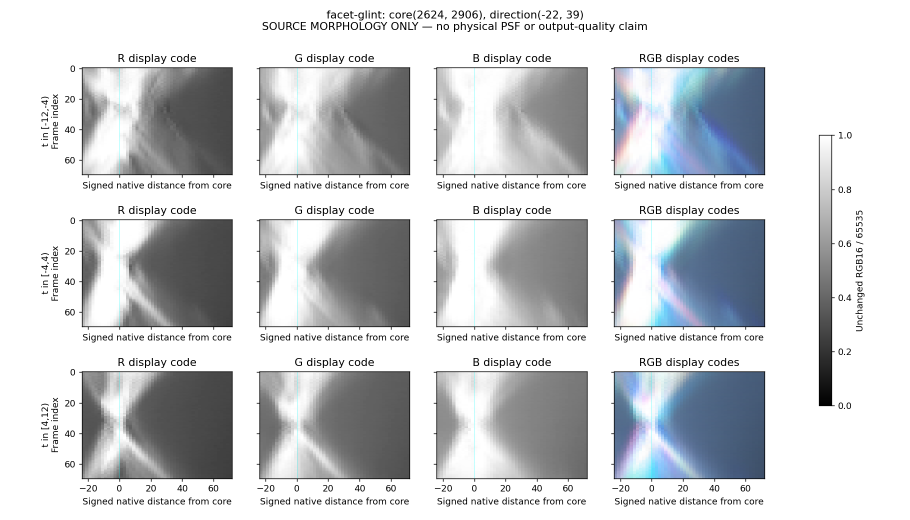
#> input picture experiments/highlight-spread/run-1/facet-glint.png, 1820 x 1040 px (shown at 1/2 size)
$ python check-label-pixels.py
#> lines starting #> are read from the running program, lines starting #| are printed output that depends on the picture
"""Check saved PNG pixels rather than a multi-image presentation of them."""
from pathlib import Path
import hashlib
import json
import numpy as np
from PIL import Image

HERE = Path(__file__).resolve().parent
rectangles = {
    'run-1': [(160, 990, 460, 1030), (5, 430, 140, 710)],
    'views-2': [(260, 1230, 1850, 1290), (10, 220, 240, 430)],
}
results = []
for directory, boxes in rectangles.items():
    hashes = [[] for _ in boxes]
    for name in ['facet-glint', 'dark-glint', 'real-structure']:
        path = HERE / directory / (name + '.png')
        with Image.open(path) as image:
#> image is the input picture: PIL image 1820x1040 RGBA; mean R, G, B, A 205.3, 207.7, 210.4, 255
            rgb = np.asarray(image.convert('RGB'))
        regions = []
        for i, (x0, y0, x1, y1) in enumerate(boxes):
            pixels = np.ascontiguousarray(rgb[y0:y1, x0:x1])
            dark = int(np.count_nonzero(np.min(pixels, axis=-1) < 128))
            digest = hashlib.sha256(pixels.tobytes()).hexdigest()
            assert dark > 0, 'saved label region is blank'
            hashes[i].append(digest)
            regions.append(dict(box=[x0,y0,x1,y1], dark_pixels=dark, sha256=digest))
#> this loop made 2 passes
#> dark on passes 1 to 2: 1007, 706
#> pass 1, `pixels = np.ascontiguousarray(rgb[y0:y1, x0:x1])`:
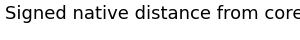
#> pixels: shape (40, 300, 3); min 0, max 255, mean 233
#> pass 2, `pixels = np.ascontiguousarray(rgb[y0:y1, x0:x1])`:
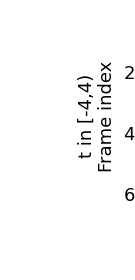
#> pixels: shape (280, 135, 3); min 0, max 255, mean 249.7
#> after the loop, regions = 2 items
#> (the run stopped early here; a loop or call above may not have finished)
